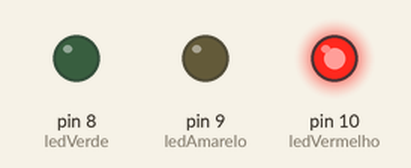
Recording of a sketch running on a simulated Arduino Uno, built with avr-gcc and run on an emulated ATmega328P. Shown: output pins drawn as LEDs (lit = HIGH).

Above: at 3.0 s.
At 9.0 s:
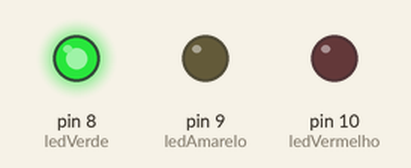
At 11.0 s:
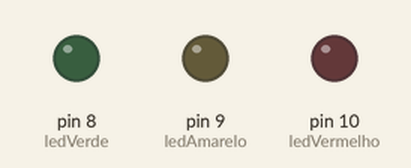
At 15.0 s:
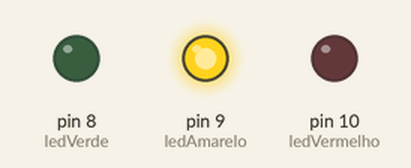
Timing chart, 0 to 20.8 s (numbered marks = the images above):
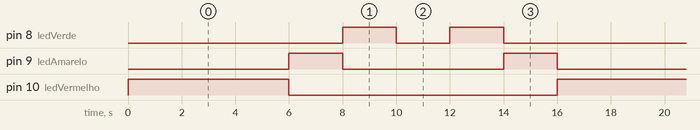

The sketch:

Farolcodgo.ino
```cpp
// Definindo as portas dos LEDs
const int ledVerde = 8;
const int ledAmarelo = 9;
const int ledVermelho = 10;

void setup() {
  // Configurando as portas como saídas
  pinMode(ledVerde, OUTPUT);
  pinMode(ledAmarelo, OUTPUT);
  pinMode(ledVermelho, OUTPUT);
}

void loop() {
  // Acende o LED vermelho por 6 segundos
  digitalWrite(ledVermelho, HIGH);
  delay(6000);
  digitalWrite(ledVermelho, LOW);

  // Acende o LED amarelo por 2 segundos
  digitalWrite(ledAmarelo, HIGH);
  delay(2000);
  digitalWrite(ledAmarelo, LOW);

  // Acende o LED verde por 2 segundos
  digitalWrite(ledVerde, HIGH);
  delay(2000);

  // Pausa de 2 segundos com todos os LEDs desligados
  digitalWrite(ledVerde, LOW);
  digitalWrite(ledAmarelo, LOW);
  digitalWrite(ledVermelho, LOW);
  delay(2000);  // Fazendo isso para conferir a diferença entre o Led dos Pedestres

  // Acende o LED verde por mais 2 segundos (tempo adicional para pedestres)
  digitalWrite(ledVerde, HIGH);
  delay(2000);
  digitalWrite(ledVerde, LOW);

  // Acende o LED amarelo por 2 segundos
  digitalWrite(ledAmarelo, HIGH);
  delay(2000);
  digitalWrite(ledAmarelo, LOW);
}
```

Measured:
- by itself, pin 8 (ledVerde): repeats every 16.0 s: LOW 2.0 s, HIGH 2.0 s, LOW 10.0 s, HIGH 2.0 s
- by itself, pin 9 (ledAmarelo): alternates HIGH for 2.0 s and LOW for 6.0 s
- by itself, pin 10 (ledVermelho): alternates HIGH for 6.0 s and LOW for 10.0 s
